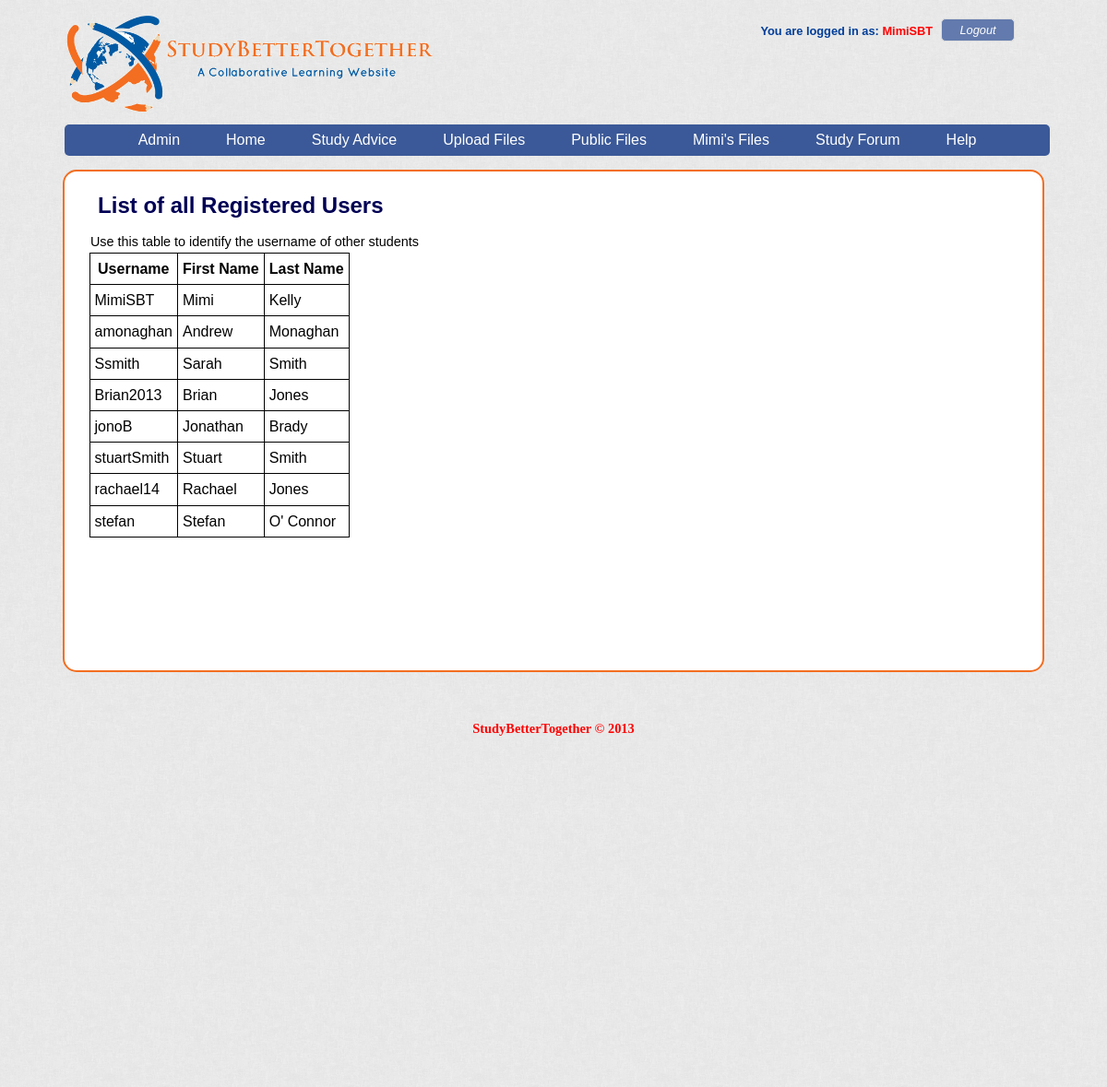
Page /siteusers.php (signed in) on the committed database.
### tables this page shows
CREATE TABLE IF NOT EXISTS `users` (
  `user_id` int(11) NOT NULL AUTO_INCREMENT,
  `class_id` int(11) NOT NULL,
  `first_name` varchar(255) NOT NULL,
  `last_name` varchar(255) NOT NULL,
  `username` varchar(255) NOT NULL,
  `email` varchar(255) NOT NULL,
  `account_type` varchar(8) NOT NULL DEFAULT 'Student',
  `password` varchar(100) NOT NULL,
  `register_date` timestamp NOT NULL DEFAULT CURRENT_TIMESTAMP,
  PRIMARY KEY (`user_id`),
  UNIQUE KEY `email` (`email`),
  UNIQUE KEY `username` (`username`)
);

### includes/db/sql_functions.php (called while the page is built, shortened)
<?php
function newQuery($db_con, $query){
	$result = mysqli_query($db_con, $query);
	return $result;
}

### siteusers.php (the view, shortened to what this page needs)
<?php
require_once 'includes/html_template/header.php';
?>
<h2 class = "mainPageHeading">List of all Registered Users</h2>
<p>Use this table to identify the username of other students </p>
<div class = "userdetails">
				<table id ="help_userdetails">
					<tr>
						<th>Username</th>
						<th>First Name</th>
						<th>Last Name</th>
					</tr>
					<?php
					$userdetails =newQuery($db_con, "SELECT first_name, last_name, username FROM users ORDER BY account_type ASC ");
					while ( $row = mysqli_fetch_array ( $userdetails ) ) {
						echo "<td>" . htmlentities ( $row ["username"] ) . "</td>";
						echo "<td>" . htmlentities ( $row ["first_name"] ) . "</td>";
						echo "<td>" . htmlentities ( $row ["last_name"] ) . "</td></tr>\n";
						}
					?>
				</table>
				</div>
<?php require_once 'includes/html_template/footer.php';?>

### css/style.css (style rules this page uses)
h2 { font-size:1.5em; font-weight: bold; padding: .4em; }
p { font-size:0.9em; padding: .1em; }
body { height: 100%; font-family: 'Trebuchet MS', Trebuchet, 'Lucida Sans Unicode', 'Lucida Grande', 'Lucida Sans', Arial, sans-serif; line-height:1.45; text-align:justify; background-image: url("../img/background.png"); }
table tr, table td { border: solid black 1px; padding: 5px; }
table th { border: solid black 1px; font-size: 1em; text-align: center; padding: 5px; }
table { margin: 0 auto; }
.mainPageHeading { color: #000055; }
#help_userdetails { margin: 0; }

### rows in the picture
users: username "MimiSBT", first_name "Mimi", last_name "Kelly"
users: username "amonaghan", first_name "Andrew", last_name "Monaghan"
users: username "Ssmith", first_name "Sarah", last_name "Smith"
users: username "Brian2013", first_name "Brian", last_name "Jones"
users: username "jonoB", first_name "Jonathan", last_name "Brady"
users: username "stuartSmith", first_name "Stuart", last_name "Smith"
users: username "rachael14", first_name "Rachael", last_name "Jones"
users: username "stefan", first_name "Stefan", last_name "O' Connor"

### other values in the picture
$username "MimiSBT"
$firstname "Mimi"
